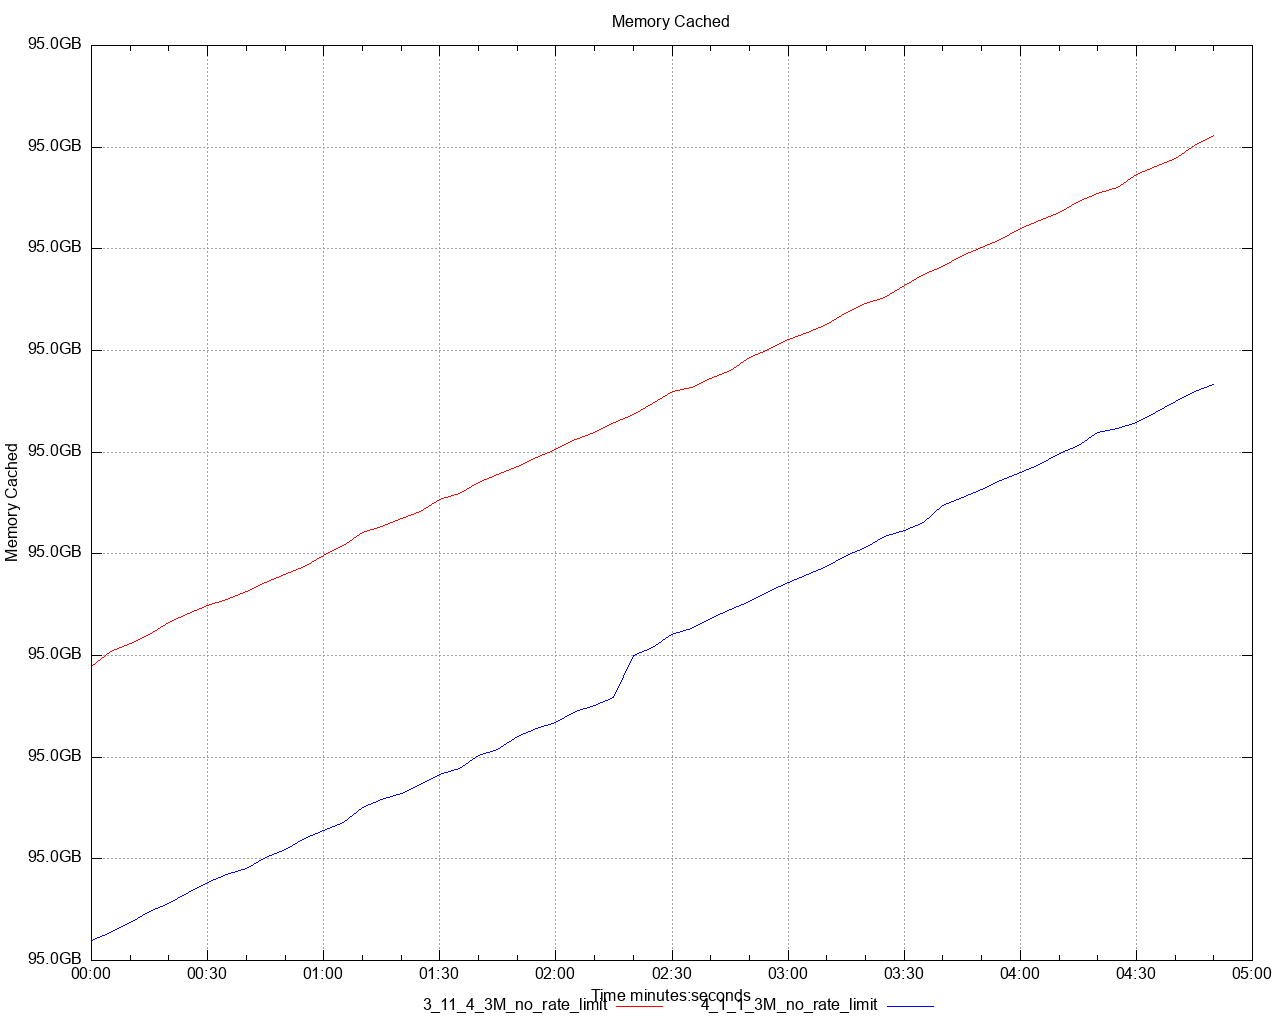

This figure's gnuplot source:
set title 'Memory Cached' noenhanced
set style data lines
set datafile separator ","
set terminal png size 1280,1024
set grid
set key below
set xdata time
set timefmt "%s"
offset = 0
t0(x)=(offset=($0==0) ? x : offset, x - offset)
set xlabel 'Time minutes:seconds'
set ylabel 'Memory Cached'
set format y '%.1s%cB'
set output '/Users/ahmet.mircik/simulator/tests/report_3M_no_rate_limit/dstat/memory_cached_A1.png'
plot \
   '/Users/ahmet.mircik/simulator/tests/report_3M_no_rate_limit/data/memory_cached_A1_1.data' using (t0(timecolumn(1))):2 title "3_11_4_3M_no_rate_limit" noenhanced lt rgb "red", \
   '/Users/ahmet.mircik/simulator/tests/report_3M_no_rate_limit/data/memory_cached_A1_2.data' using (t0(timecolumn(1))):2 title "4_1_1_3M_no_rate_limit" noenhanced lt rgb "blue", \
